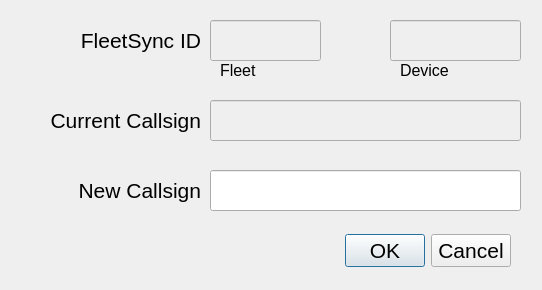
<?xml version="1.0" encoding="UTF-8"?>
<ui version="4.0">
 <class>changeCallsignDialog</class>
 <widget class="QDialog" name="changeCallsignDialog">
  <property name="geometry">
   <rect>
    <x>0</x>
    <y>0</y>
    <width>542</width>
    <height>290</height>
   </rect>
  </property>
  <property name="font">
   <font>
    <pointsize>8</pointsize>
   </font>
  </property>
  <property name="windowTitle">
   <string>Change Callsign</string>
  </property>
  <widget class="QDialogButtonBox" name="buttonBox">
   <property name="geometry">
    <rect>
     <x>300</x>
     <y>220</y>
     <width>211</width>
     <height>61</height>
    </rect>
   </property>
   <property name="font">
    <font>
     <family>Segoe UI</family>
     <pointsize>16</pointsize>
    </font>
   </property>
   <property name="orientation">
    <enum>Qt::Horizontal</enum>
   </property>
   <property name="standardButtons">
    <set>QDialogButtonBox::Cancel|QDialogButtonBox::Ok</set>
   </property>
  </widget>
  <widget class="QLineEdit" name="fleetField">
   <property name="enabled">
    <bool>false</bool>
   </property>
   <property name="geometry">
    <rect>
     <x>210</x>
     <y>20</y>
     <width>111</width>
     <height>41</height>
    </rect>
   </property>
   <property name="font">
    <font>
     <family>Segoe UI</family>
     <pointsize>16</pointsize>
    </font>
   </property>
   <property name="readOnly">
    <bool>true</bool>
   </property>
  </widget>
  <widget class="QLineEdit" name="deviceField">
   <property name="enabled">
    <bool>false</bool>
   </property>
   <property name="geometry">
    <rect>
     <x>390</x>
     <y>20</y>
     <width>131</width>
     <height>41</height>
    </rect>
   </property>
   <property name="font">
    <font>
     <family>Segoe UI</family>
     <pointsize>16</pointsize>
    </font>
   </property>
   <property name="readOnly">
    <bool>true</bool>
   </property>
  </widget>
  <widget class="QLineEdit" name="currentCallsignField">
   <property name="enabled">
    <bool>false</bool>
   </property>
   <property name="geometry">
    <rect>
     <x>210</x>
     <y>100</y>
     <width>311</width>
     <height>41</height>
    </rect>
   </property>
   <property name="font">
    <font>
     <family>Segoe UI</family>
     <pointsize>16</pointsize>
    </font>
   </property>
  </widget>
  <widget class="QLineEdit" name="newCallsignField">
   <property name="geometry">
    <rect>
     <x>210</x>
     <y>170</y>
     <width>311</width>
     <height>41</height>
    </rect>
   </property>
   <property name="font">
    <font>
     <family>Segoe UI</family>
     <pointsize>16</pointsize>
    </font>
   </property>
   <property name="text">
    <string/>
   </property>
   <property name="placeholderText">
    <string/>
   </property>
   <property name="clearButtonEnabled">
    <bool>false</bool>
   </property>
  </widget>
  <widget class="QLabel" name="label">
   <property name="geometry">
    <rect>
     <x>220</x>
     <y>60</y>
     <width>55</width>
     <height>21</height>
    </rect>
   </property>
   <property name="font">
    <font>
     <family>Segoe UI</family>
     <pointsize>12</pointsize>
    </font>
   </property>
   <property name="text">
    <string>Fleet</string>
   </property>
  </widget>
  <widget class="QLabel" name="label_2">
   <property name="geometry">
    <rect>
     <x>400</x>
     <y>60</y>
     <width>61</width>
     <height>21</height>
    </rect>
   </property>
   <property name="font">
    <font>
     <family>Segoe UI</family>
     <pointsize>12</pointsize>
    </font>
   </property>
   <property name="text">
    <string>Device</string>
   </property>
  </widget>
  <widget class="QLabel" name="label_3">
   <property name="geometry">
    <rect>
     <x>10</x>
     <y>100</y>
     <width>191</width>
     <height>41</height>
    </rect>
   </property>
   <property name="font">
    <font>
     <family>Segoe UI</family>
     <pointsize>16</pointsize>
    </font>
   </property>
   <property name="text">
    <string>Current Callsign</string>
   </property>
   <property name="alignment">
    <set>Qt::AlignRight|Qt::AlignTrailing|Qt::AlignVCenter</set>
   </property>
  </widget>
  <widget class="QLabel" name="label_4">
   <property name="geometry">
    <rect>
     <x>10</x>
     <y>170</y>
     <width>191</width>
     <height>41</height>
    </rect>
   </property>
   <property name="font">
    <font>
     <family>Segoe UI</family>
     <pointsize>16</pointsize>
    </font>
   </property>
   <property name="text">
    <string>New Callsign</string>
   </property>
   <property name="alignment">
    <set>Qt::AlignRight|Qt::AlignTrailing|Qt::AlignVCenter</set>
   </property>
  </widget>
  <widget class="QLabel" name="label_5">
   <property name="geometry">
    <rect>
     <x>10</x>
     <y>20</y>
     <width>191</width>
     <height>41</height>
    </rect>
   </property>
   <property name="font">
    <font>
     <family>Segoe UI</family>
     <pointsize>16</pointsize>
    </font>
   </property>
   <property name="text">
    <string>FleetSync ID</string>
   </property>
   <property name="alignment">
    <set>Qt::AlignRight|Qt::AlignTrailing|Qt::AlignVCenter</set>
   </property>
  </widget>
 </widget>
 <resources/>
 <connections>
  <connection>
   <sender>buttonBox</sender>
   <signal>accepted()</signal>
   <receiver>changeCallsignDialog</receiver>
   <slot>accept()</slot>
   <hints>
    <hint type="sourcelabel">
     <x>248</x>
     <y>254</y>
    </hint>
    <hint type="destinationlabel">
     <x>157</x>
     <y>274</y>
    </hint>
   </hints>
  </connection>
  <connection>
   <sender>buttonBox</sender>
   <signal>rejected()</signal>
   <receiver>changeCallsignDialog</receiver>
   <slot>reject()</slot>
   <hints>
    <hint type="sourcelabel">
     <x>316</x>
     <y>260</y>
    </hint>
    <hint type="destinationlabel">
     <x>286</x>
     <y>274</y>
    </hint>
   </hints>
  </connection>
 </connections>
</ui>
